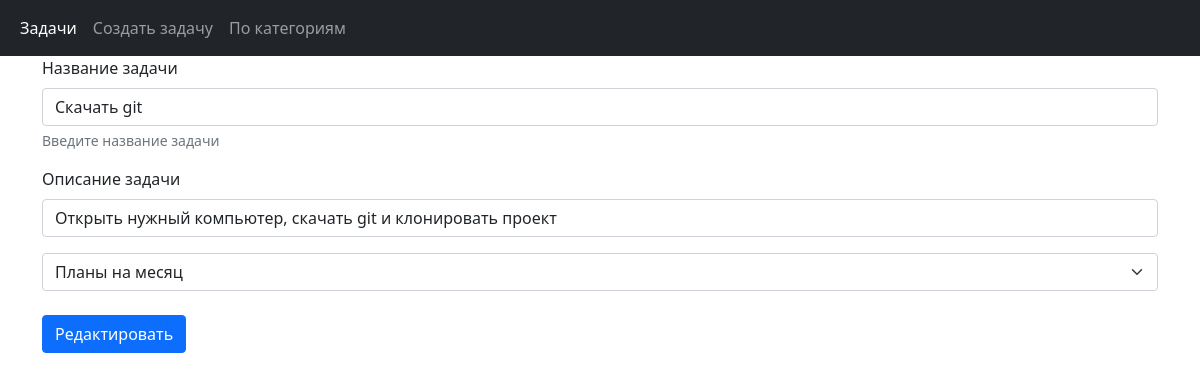
The app's page /taskmanager/edit/4 with its own data.
### taskmanager/models.py (models this page shows, shortened)
class Task(models.Model):
    title = models.CharField('title', max_length=100)
    description = models.TextField('description', max_length=250)
    creation_time = models.DateTimeField(auto_now_add=True, db_index=True)
    category = models.ForeignKey('Category', null=True, on_delete=models.PROTECT)
    status = models.BooleanField('status', default=False)
    class Meta:
        verbose_name = 'Задача'
        verbose_name_plural = 'Задачи'
        ordering = ['title']

### taskmanager/views.py (the view)
# urls.py: path('edit/<int:task_id>', edit)
def edit(request, task_id):
    task = Task.objects.get(id=task_id)
    categories = Category.objects.all()
    if request.method == 'POST':
        task.title = request.POST.get('title')
        task.description = request.POST.get('description')
        category = request.POST.get('category')
        task.category = Category.objects.get(name=category)
        task.save()
        return HttpResponseRedirect('/taskmanager')
    else:
        return render(request, 'taskmanager/edit_task.html', {'task': task, 'categories': categories})

### taskmanager/templates/taskmanager/edit_task.html (shortened to what this page needs)
<!DOCTYPE html>
<html lang="en">
<head>
    <link rel="stylesheet" href="https://stackpath.bootstrapcdn.com/bootstrap/5.0.0-alpha1/css/bootstrap.min.css"
>
</head>
<body>
<nav class="navbar navbar-expand-lg navbar-dark bg-dark">
    <div class="container-fluid">
        <div class="collapse navbar-collapse" id="navbarSupportedContent">
            <ul class="navbar-nav mr-auto mb-2 mb-lg-0">
                <li class="nav-item">
                    <a class="nav-link active" aria-current="page" href="{% url 'index' %}">Задачи</a>
                </li>
                <li class="nav-item">
                    <a class="nav-link" href="{% url 'add' %}">Создать задачу</a>
                </li>
                <li class="nav-item">
                    <a class="nav-link" href="{% url 'index' %}1">По категориям</a>
                </li>
            </ul>
        </div>
    </div>
</nav>
<div class="container">
    <form method="post">
        <div class="mb-3">
            <label for="title" class="form-label">Название задачи</label>
            <input class="form-control" id="title" aria-describedby="titleHelp"
                   name="title" value="{{ task.title }}" required>
            <div id="titleHelp" class="form-text">Введите название задачи</div>
        </div>
        <div class="mb-3">
            <label for="description" class="form-label">Описание задачи</label>
            <input class="form-control" name="description" value="{{ task.description }}" id="description" required>
        </div>
         <select class="form-select" name="category" aria-label="Default select example">
             {% for category in categories %}
             <option selected>{{ category.name }}</option>
             {% endfor %}
        </select>
        <br>
        <button type="submit" class="btn btn-primary">Редактировать</button>
    </form>
</div>
</body>
</html>

### records on screen
Task: title "Скачать git", description "Открыть нужный компьютер, скачать git и клонировать проект"

### other values on screen
form field category "Планы на месяц"
